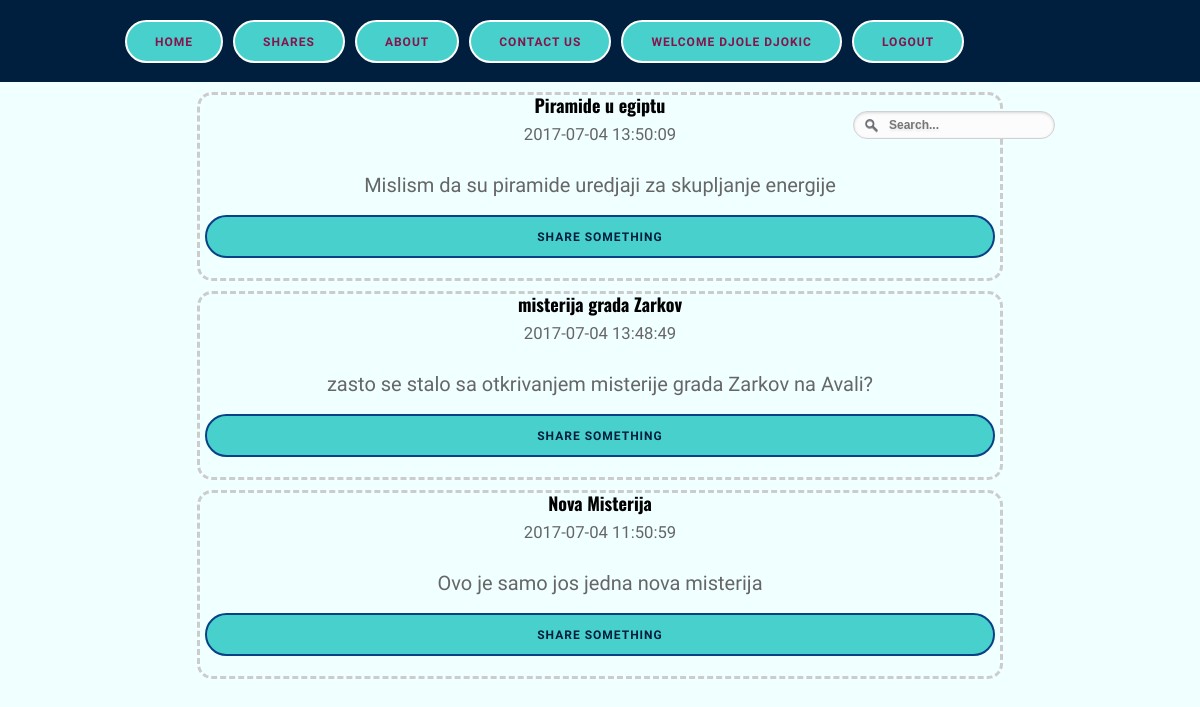
Page /shares (signed in) on the committed database.
### tables this page shows
CREATE TABLE IF NOT EXISTS `shares` (
  `id` int(11) NOT NULL AUTO_INCREMENT,
  `user_id` int(11) NOT NULL,
  `title` varchar(255) NOT NULL,
  `body` text NOT NULL,
  `create_date` datetime NOT NULL DEFAULT CURRENT_TIMESTAMP,
  PRIMARY KEY (`id`)
);

### views/main.php (called while the page is built)
<?php include 'includes/header.php'; ?>

### controllers/shares.php (called while the page is built, shortened)
<?php
class Shares extends Controller{
	protected function Index(){
		$viewmodel = new ShareModel();
		$this->returnView($viewmodel->Index(), true);
	}
}
 ?>

### classes/Model.php (called while the page is built, shortened)
<?php
abstract class Model{
	protected $dbh;
	protected $stmt;
	public function __construct(){
		$this->dbh = new PDO("mysql:host=".DB_HOST.";dbname=".DB_NAME, DB_USER, DB_PASS);
	}
	public function query($query){
		$this->stmt = $this->dbh->prepare($query);
	}
	public function execute(){
		$this->stmt->execute();
	}
	public function resultSet(){
		$this->execute();
		return $this->stmt->fetchAll(PDO::FETCH_ASSOC);
	}
}
 ?>

### models/share.php (called while the page is built, shortened)
<?php
class ShareModel extends Model{
	public function Index(){
		$this->query('SELECT * FROM shares ORDER BY create_date DESC');
		$rows = $this->resultSet();
		return $rows;
	}
}
 ?>

### views/shares/index.php (the view)
<div>
	<?php foreach($viewmodel as $item): ?>
		<div class="well">
			<h3 class="cen"><?php echo $item['title']; ?></h3>
			<p class="cen"><small><?php echo $item['create_date']; ?></small></p>
			<br>
			<p class="cen"><?php echo $item['body']; ?></p>
		<?php if(isset($_SESSION['is_logged_in'])): ?>
			<a href="<?php echo ROOT_PATH; ?>shares/add" class="dugme">Share Something</a>
		<?php else: ?>
			<p style="color: red" class="cen">You must be logged in to leave a comment!</p>
		<?php endif; ?>
		</div>
	<?php endforeach; ?>
</div>

### assets/css/style.css (style rules this page uses)
p { margin:0 0 0.5em; }
a:link, a:visited { color:#001f3f; text-decoration:none; }
.well { width: 800px; border: 3px dashed #ccc; border-radius: 15px; margin: 10px auto; }
.cen { text-align: center; }
.well a { display: flex; justify-content: center; }
.dugme { background: #48D1CC; border: 2px solid #094186; border-radius: 25px; color: #001f3f; display: inline-block; font-size: 12px; font-weight: 700; letter-spacing: 1px; line-height: 1; padding: 14px 28px 13px; margin:20px 5px; text-transform: uppercase; transition: all 0.2s ease; }
* { padding:0; margin:0; outline:0; }
body { font-family: 'Berkshire Swash', cursive; font-size:20px; line-height:20px; color:#666; background: #F0FFFF; }
a { color:#364f86; text-decoration: none; cursor:pointer; }
h1, h2, h3, h4, h5 { font-family: "Oswald", Arial, sans-serif; padding-bottom:8px; color: black; }
h3 { font-size:18px; line-height:20px; }

### rows in the picture
shares: title "Piramide u egiptu", create_date "2017-07-04 13:50:09", body "Mislism da su piramide uredjaji za skupljanje energije"
shares: title "misterija grada Zarkov", create_date "2017-07-04 13:48:49", body "zasto se stalo sa otkrivanjem misterije grada Zarkov na Avali?"
shares: title "Nova Misterija", create_date "2017-07-04 11:50:59", body "Ovo je samo jos jedna nova misterija"

### other values in the picture
$_SESSION['user_data']['name'] "DJOLE DJOKIC"
